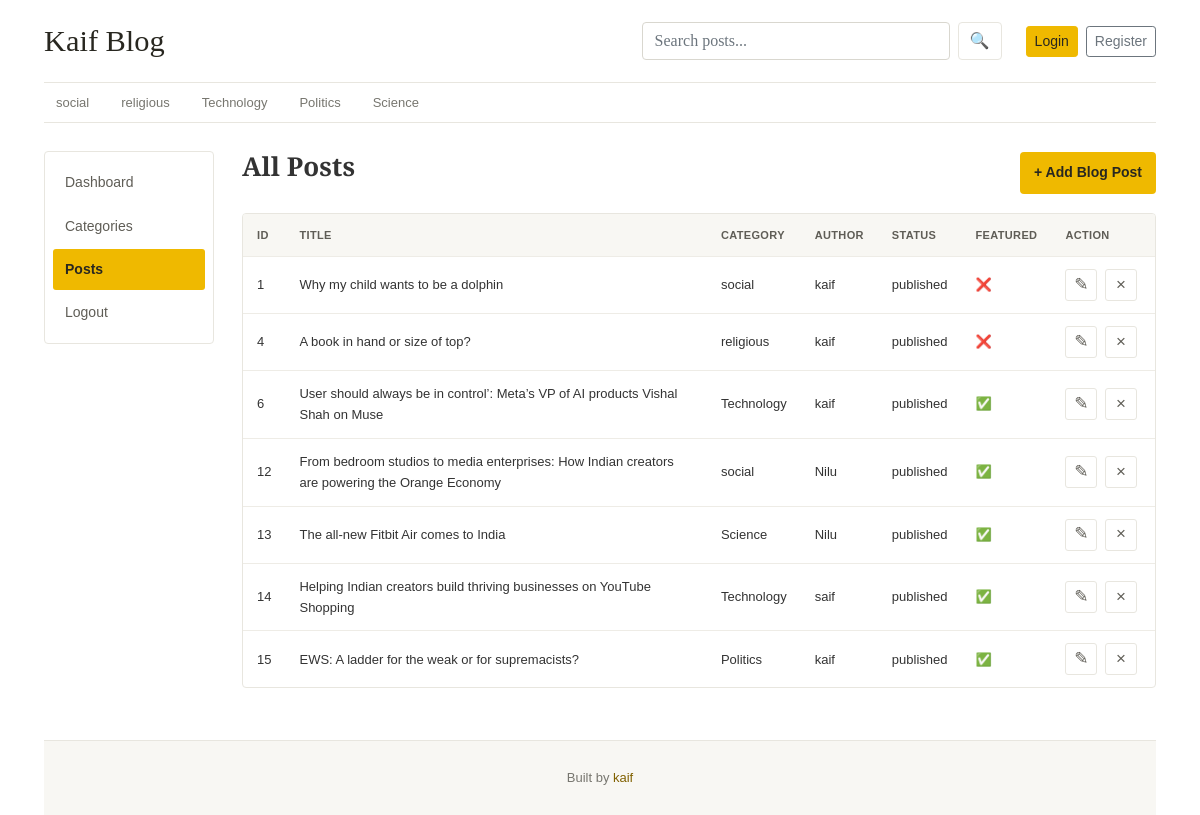
The app's page /dashboard/posts/ with its own data.
### blogs/models.py (models this page shows, shortened)
class Category(models.Model):
    category_name = models.CharField(max_length=100)
    created_at = models.DateField(auto_now=True)
    updated_at = models.DateTimeField(auto_now=True)
    def __str__(self) -> str:
        return self.category_name
    class Meta:
        verbose_name_plural = 'category'

class Blog(models.Model):
    title = models.CharField(max_length=100)
    slug = models.SlugField(max_length=150, auto_created=True, unique=True, blank=True)
    category = models.ForeignKey(Category, on_delete=models.CASCADE)
    author = models.ForeignKey(User, on_delete=models.CASCADE)
    featured_image = models.ImageField(upload_to='uploads/%y/%m/%d', height_field=None, width_field=None, max_length=None)
    is_featured = models.BooleanField(default=True)
    short_description = models.CharField(max_length=200, null = True)
    blog_body = models.TextField(max_length=2000)
    status = models.CharField(choices = STATUS_CHOICES, max_length=50)
    created_at = models.DateField(auto_now=True)
    updated_at = models.DateField(auto_now=True)

### dashboards/views.py (the view)
# urls.py: path('posts/', views.posts, name='posts'),
def posts(request):
     category_list = Category.objects.all().order_by('id')
     posts = Blog.objects.all()
     context={
        'category_list':category_list,
        'posts':posts
     }
     return render(request, 'dashboard/posts.html', context)

### blogs/context_processors.py (called while the page is built)
def get_categories(request):
    categories = Category.objects.all()
    return dict(categories = categories)

def socialink(request):
    social = SocialLink.objects.all()
    return dict(social = social)

### templates/dashboard/posts.html
{% extends "base.html" %}
{% block content %}
{% include "dashboard/sidebar.html" %}
<section class="category-list" aria-labelledby="category-list-title">
    <div class="category-header">
        <h1 id="category-list-title">All Posts</h1>
        <a href="{% url 'add_post' %}" class="category-add-btn">
            + Add Blog Post
        </a>
    </div>
    <div class="category-table-wrapper">
        <table class="category-table">
            <thead>
                <tr>
                    <th scope="col">ID</th>
                    <th scope="col">Title</th>
                    <th scope="col">category</th>
                    <th scope="col">Author</th>
                    <th scope="col">Status</th>
                    <th scope="col">Featured</th>
                    <th scope="col">Action</th>
                </tr>
            </thead>
            <tbody>
                {% for post in posts %}
                <tr>
                    <td>{{ post.id }}</td>
                    <td>{{ post.title }}</td>
                    <td>{{ post.category }}</td>
                    <td>{{ post.author }}</td>
                    <td>{{ post.status }}</td>
                    <td>{% if post.is_featured %} ✅ {% else %} ❌ {% endif %}</td>
                    <td class="category-actions">
                        <a href="{% url 'edit_post' post.id %}">
                            <span aria-hidden="true">&#9998;</span>
                        </a>
                        <a href="{% url 'delete_post' post.id %}">
                            <span aria-hidden="true">&#215;</span>
                        </a>
                    </td>
                </tr>
                {% empty %}
                <tr>
                    <td class="category-empty" colspan="5">
                        No categories found.
                    </td>
                </tr>
                {% endfor %}
            </tbody>
        </table>
    </div>
</section>
</main>
{% endblock %}

### templates/base.html (shortened to what this page needs)
{% load static %}
<!DOCTYPE html>
<html lang="en">
<head>
    <link href="https://getbootstrap.com/docs/4.0/dist/css/bootstrap.min.css" rel="stylesheet">
    <link href="{% static 'css/blog.css' %}" rel="stylesheet">
    <link href="{% static 'css/dashboard.css' %}" rel="stylesheet">
    <link rel="stylesheet" href="{% static 'css/register.css' %}">
  </head>
<body>
    <div class="container site-container">
    <header class="blog-header site-header">
      <a class="blog-header-logo text-dark" href="/">Kaif Blog</a>
      <form action="{% url 'search' %}" method="GET" class="site-search">
        <input
          id="site-search"
          type="text"
          name="keyword"
          class="form-control"
          placeholder="Search posts..."
          value="{{ keyword }}"
        >
        <button type="submit" class="btn btn-outline-secondary" aria-label="Search">
          🔍
        </button>
      </form>
      <div class="site-account">
                {% if not user.is_authenticated %}
                <a class="btn btn-sm btn-warning" href="{% url 'login' %}">Login</a>
                <a class="btn btn-sm btn-outline-secondary ms-2" href="{% url 'register' %}">Register</a>
                {% else %}
                <span> {{ user }} </span>
                &nbsp
                <span> <a href="{% url 'logout' %}"> Log out </a></span>
                {% endif %}
        </div>
    </header>
      <div class="nav-scroller category-nav mb-4">
        <nav class="nav">
          {% for cat in categories %}
            <a class="p-2 text-muted" href="{% url 'post_by_category' cat.id %}">{{ cat.category_name}} </a>
          {% endfor %}
        </nav>
      </div>
      {% block content %}
      {% endblock content %}
    <footer class="blog-footer site-footer">
    <p>Built by <a href="https://www.youtube.com/@thoughts-ka">kaif</a></p>
    </footer>
</body>
</html>

### static/css/blog.css (style rules this page uses)
.blog-header { border-bottom: 1px solid #e5e5e5; }
.blog-header-logo { font-family: "Playfair Display", Georgia, "Times New Roman", serif; font-size: 2.25rem; }
h1, h2, h3, h4, h5, h6 { font-family: "Playfair Display", Georgia, "Times New Roman", serif; }
.blog-footer { padding: 2.5rem 0; color: #727272; text-align: center; background-color: #f9f9f9; border-top: .05rem solid #e5e5e5; }
.blog-footer p:last-child { margin-bottom: 0; }
.category-header { display: flex; justify-content: space-between; align-items: center; margin-bottom: 20px; }
.category-header h1 { margin: 0; }
.category-add-btn { display: inline-block; padding: 10px 18px; background-color: #007bff; color: #fff; text-decoration: none; border-radius: 5px; font-size: 14px; font-weight: 600; transition: 0.2s ease; }
:root { --blog-ink: #282720; --blog-muted: #77766f; --blog-line: #e8e6df; --blog-paper: #fff; --blog-wash: #f8f7f3; --blog-gold: #efb900; --blog-gold-dark: #d6a500; }
body { color: var(--blog-ink); background: var(--blog-paper); font-family: Georgia, "Times New Roman", serif; line-height: 1.65; }
.site-container { max-width: 1160px; padding-right: 24px; padding-left: 24px; }
.site-header { display: grid; grid-template-columns: minmax(180px, 1fr) minmax(220px, 360px) auto; align-items: center; gap: 24px; padding: 22px 0; border-color: var(--blog-line); }
.blog-header-logo { color: var(--blog-ink) !important; font-size: 1.9rem; line-height: 1.15; }
.site-search { display: flex; min-width: 0; gap: 8px; }
.site-search .form-control { min-width: 0; border-radius: 4px; }
.site-search button { flex: 0 0 44px; padding: 6px; border-color: var(--blog-line); border-radius: 4px; }
.site-account { display: flex; align-items: center; justify-content: flex-end; gap: 8px; min-width: 0; color: var(--blog-muted); font-family: Arial, sans-serif; font-size: 13px; overflow-wrap: anywhere; }
.site-account .btn, .site-search button { white-space: nowrap; }
.btn-warning, .register-btn { color: var(--blog-ink); background-color: var(--blog-gold); border-color: var(--blog-gold); }
.category-nav { border-bottom: 1px solid var(--blog-line); overflow-x: auto; scrollbar-width: thin; }
.category-nav .nav { display: flex; flex-wrap: nowrap; gap: 8px; width: max-content; min-width: 100%; }
.category-nav a { position: relative; padding: 9px 12px !important; color: var(--blog-muted) !important; font-family: Arial, sans-serif; font-size: 13px; white-space: nowrap; transition: color .18s ease; }
.category-nav a::after { position: absolute; right: 12px; bottom: -1px; left: 12px; height: 2px; background: var(--blog-gold); content: ""; transform: scaleX(0); transform-origin: left; transition: transform .18s ease; }
a { color: #816100; transition: color .18s ease; }
input.form-control, textarea.form-control, select.form-control, .form-group input, .form-group textarea, .form-group select { border-color: #d9d7cf; border-radius: 4px; }
.blog-footer { margin-top: 48px; padding: 26px 12px; color: var(--blog-muted); background: var(--blog-wash); border-color: var(--blog-line); font-family: Arial, sans-serif; font-size: 13px; }
.site-footer p { margin: 0; }

### records on screen
Category: category_name "social"
Category: category_name "religious"
Category: category_name "Technology"
Category: category_name "Politics"
Category: category_name "Science"
Blog: id "1", title "Why my child wants to be a dolphin", category "social", author "kaif", status "published"
Blog: id "4", title "A book in hand or size of top?", category "religious", author "kaif", status "published"
Blog: id "6", title "User should always be in control’: Meta’s VP of AI products Vishal Shah on Muse", category "Technology", author "kaif", status "published"
Blog: id "12", title "From bedroom studios to media enterprises: How Indian creators are powering the Orange Economy", category "social", author "Nilu", status "published"
Blog: id "13", title "The all-new Fitbit Air comes to India", category "Science", author "Nilu", status "published"
Blog: id "14", title "Helping Indian creators build thriving businesses on YouTube Shopping", category "Technology", author "saif", status "published"
Blog: id "15", title "EWS: A ladder for the weak or for supremacists?", category "Politics", author "kaif", status "published"
